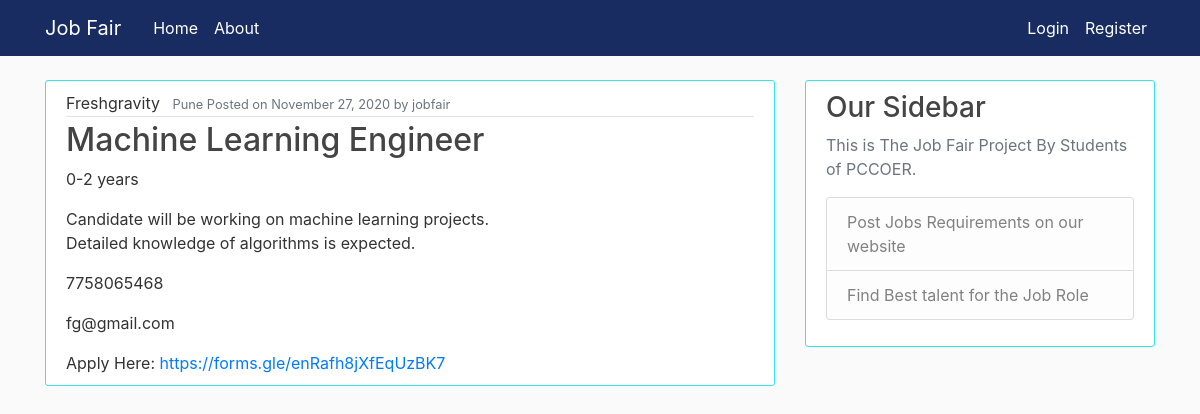
/jobs/7/, run on the app's committed database.
### employer/models.py (models this page shows, shortened)
class Jobs(models.Model):
    companyname = models.CharField(max_length=100)
    dateposted = models.DateTimeField(default=timezone.now)
    jobprofile = models.CharField(max_length=80)
    jobplace = models.CharField(max_length=50)
    experience = models.CharField(max_length=30)
    jobdescription = models.TextField(max_length=400)
    contact = models.IntegerField(null=True)
    email = models.EmailField(max_length=30,null=True)
    author = models.ForeignKey(User, on_delete=models.CASCADE)
    applyHere = models.CharField(max_length=700,null=True)

### employer/views.py (the view)
# urls.py: path('jobs/<int:pk>/', JobsDetailView.as_view(), name='jobs-detail'),
class JobsDetailView(DetailView):
    model = Jobs

### employer/templates/employer/jobs_detail.html (shortened to what this page needs)
{% extends "employer/base.html" %}
{% block content %}
<article class="media content-section">
    <div class="media-body">
        <div class="article-metadata">
            <a class="mr-2">{{ object.companyname }}</a>
            <small class="text-muted">{{ object.jobplace }} Posted on {{ object.dateposted|date:"F d, Y" }} by {{ object.author}}</small>
        </div>
        <h2 class="article-title">{{ object.jobprofile }} </h2>
        <p class="article-content">{{ object.experience }}</p>
        <p class="article-content">{{ object.jobdescription }}</p>
        <p class="article-content">{{ object.contact }}</p>
        <p class="article-content">{{ object.email }}</p>
        Apply Here:
        <a class="article-content" href="{{ object.applyHere }}" id="applylink" target="_blank">{{ object.applyHere }}</a>
    </div>
</article>
{% endblock content%}

### employer/static/employer/main.css (style rules this page uses)
body { background: #fafafa; color: #333333; margin-top: 5rem; }
h1, h2, h3, h4, h5, h6 { color: #444444; }
.content-section { background: #ffffff; padding: 10px 20px; border: 1px solid #34e7e4; border-radius: 3px; margin-bottom: 20px; }
.article-title { color: #444444; }
.article-content { white-space: pre-line; }
.article-metadata { padding-bottom: 1px; margin-bottom: 4px; border-bottom: 1px solid #e3e3e3 }

### data on the page
Jobs: companyname "Freshgravity", jobplace "Pune", dateposted "November 27, 2020", author "jobfair", jobprofile "Machine Learning Engineer", experience "0-2 years", jobdescription "Candidate will be working on machine learning projects. Detailed knowledge of algorithms is expected.", contact "7758065468", email "fg@gmail.com", applyHere "https://forms.gle/enRafh8jXfEqUzBK7"
